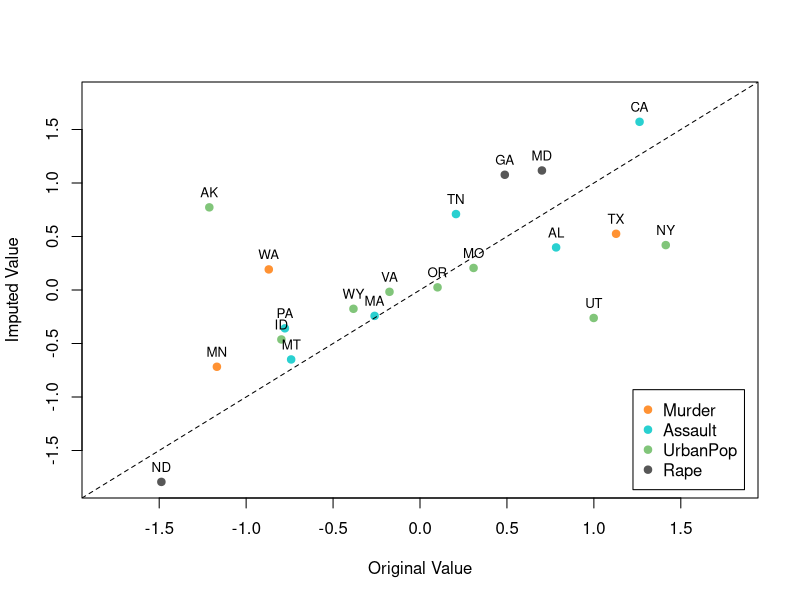

This chart was generated by the following R code:
############################################################################

# Open Online R Stream (https://www.wvbauer.com/doku.php/live_streams)
#
# By:   Wolfgang Viechtbauer (https://www.wvbauer.com)
# Date: 2023-01-19
#
# Topic(s):
# - An Introduction to Statistical Learning (https://www.statlearning.com)
# - Section(s): 12.3
#
# last updated: 2023-01-23

############################################################################

### 12.3: Missing Values and Matrix Completion

# copy the USArrests dataset to dat
dat <- USArrests

# dimensions of the dataset
dim(dat)

# examine the first 6 rows of the dataset
head(dat)

# standardize all 4 variables and put them into X
X <- scale(dat)
X

# using X[,], we can get rid of the attributes (means and SDs) that scale()
# attaches to the matrix it returns (don't need these)
X <- X[,]
X

# create a copy of X with missing values (in 20 randomly selected states, one
# randomly selected variable has a missing value)
set.seed(15)
nomit <- 20
ina <- sample(1:50, nomit)
inb <- sample(1:4, nomit, replace=TRUE)
Xna <- X
Xna[cbind(ina, inb)] <- NA
Xna

############################################################################

## algorithm 12.1

# step 1: do mean imputation for missing values within each variable

means <- colMeans(Xna, na.rm=TRUE)
means

for (i in 1:4) {
   Xna[,i] <- ifelse(is.na(Xna[,i]), means[i], Xna[,i])
}

Xna

# step 2

obj.old <- 0
change <- 1

while (change > 10^-8) {

   # step (a): do a PCA on the current version of Xna (keeping only M=1 of the
   # four PCs) and extract the component scores and the loadings (note: by
   # default, prcomp() does mean centering, but we want to switch this off in
   # this case)
   M <- 1
   res <- prcomp(Xna, center=FALSE)
   A <- res$x[,M,drop=FALSE]
   B <- res$rotation[,M,drop=FALSE]

   # step (b): predict the values that were missing to begin with based on the
   # PCA (i.e. update the imputations for the missing values based on the PCA)
   pred <- A %*% t(B)
   Xna[cbind(ina, inb)] <- pred[cbind(ina, inb)]

   # step (c): compute the objective (note: as shown in equation (12.14), this
   # is computed only for the entries that were not missing to begin with;
   # however, since we replaced in step (b) the missing entries in Xna with
   # the predicted values, the difference between Xna and pred for these
   # entries is 0 and hence we can just sum up all of the squared differences)
   obj.new <- sum((Xna - pred)^2)

   # compute the change in the objective value (new minus old)
   change <- abs(obj.new - obj.old)

   # set the value of the old objective to the current one
   obj.old <- obj.new

   # print the change
   print(change)

}

# copy Xna to pred
pred <- Xna

# since we have the original data, we can compare the actual values with the
# predicted values and compute the sum of the squared differences
sum((X[cbind(ina, inb)] - pred[cbind(ina, inb)])^2)

# Figure 12.5
cols <- c("#ff9233", "#29d0d0", "#81c57a", "#575757")
plot(X[cbind(ina, inb)], pred[cbind(ina, inb)], xlab="Original Value",
     ylab="Imputed Value", xlim=c(-1.8,1.8), ylim=c(-1.8,1.8), pch=19,
     col=cols[inb])
abline(a=0, b=1, lty="dashed")
text(X[cbind(ina, inb)], pred[cbind(ina, inb)], state.abb[ina], pos=3, cex=0.8)
legend("bottomright", inset=.02, col=cols, pch=19, legend=colnames(X))

# notes: 1) the figure in the book is missing two points (for ND and CA)
#        2) using the state.abb dataset for the two-letter abbreviations (but
#           need to check first that cbind(rownames(X), state.abb) matches)

# correlation between the actual and imputed values
round(cor(X[cbind(ina, inb)], pred[cbind(ina, inb)]), digits=2)

# correlation between the actual and imputed values when we predict based on a
# PCA with the complete dataset (again keeping only M=1 of the four PCs)
res <- prcomp(X)
A <- res$x[,M,drop=FALSE]
B <- res$rotation[,M,drop=FALSE]
pred.compl <- A %*% t(B)
round(cor(X[cbind(ina, inb)], pred.compl[cbind(ina, inb)]), digits=2)

############################################################################

# skipping the part where they repeat the above 100 times

############################################################################

# algorithm 12.1 "typically provides a good solution" to solving (12.12);
# however, we have covered previously how to solve (12.6) via optimization and
# this is really no different than (12.12) except that the sum is taken only
# over the non-missing values, so let's try solving (12.12) directly

# recreate the dataset with the missing values
Xna[cbind(ina, inb)] <- NA

# objective function to be minimized
optfun <- function(par, X) {
   A <- matrix(par[1:50], nrow=50, ncol=1)
   B <- matrix(par[51:54], nrow=4, ncol=1)
   pred <- A %*% t(B)
   sum((X - pred)^2, na.rm=TRUE)
}

# run the optimizer
opt <- nlminb(rep(1,54), optfun, X=Xna)
opt

# compute the predicted values based on the solution found
A.opt <- matrix(opt$par[1:50], nrow=50, ncol=1)
B.opt <- matrix(opt$par[51:54], nrow=4, ncol=1)
pred.opt <- A.opt %*% t(B.opt)
rownames(pred.opt) <- rownames(dat)
colnames(pred.opt) <- colnames(dat)
pred.opt

# compare the predicted values obtained via algorithm 12.1 with the predicted
# values found via the optimization approach (they are essentially identical)
data.frame(alg12.1 = pred[cbind(ina, inb)], opt = pred.opt[cbind(ina, inb)])

# note: as discussed previously, the estimates found (for the scores and
# loadings) via this approach are not unique, but the predicted values are; so
# we can solve (12.12) directly without needing algorithm 12.1

############################################################################

# recreate the dataset with the missing values
Xna[cbind(ina, inb)] <- NA

# let's compare the approach above with a more 'traditional' imputation method
# like regression imputation as implemented in the 'mice' package

# install the mice package
#install.packages("mice")

# load the mice package
library(mice)

# do plain old regression imputation (there is a bit of randomness because the
# starting values for the missing observations are random, but after about 20
# iterations, this will converge to the same imputed values)
imp <- mice(Xna, method="norm.predict", m=1, maxit=20, set.seed=1234)
Xna.imp <- complete(imp)

# correlation between the actual and imputed values
round(cor(X[cbind(ina, inb)], Xna.imp[cbind(ina, inb)]), digits=2)

# interestingly, this does worse than the PCA-based imputation approach above

# do regression imputation, but now add some random noise on top of the
# predicted values to reflect the uncertainty in the predictions; we repeat
# this process 10 times to generate 10 imputed datasets
imp <- mice(Xna, method="norm.nob", m=10, maxit=20, set.seed=1234)
Xna.imp <- complete(imp, action="all")

# correlation between the actual and imputed values for all 10 datasets
cors <- sapply(1:10, function(i)
               cor(X[cbind(ina, inb)], Xna.imp[[i]][cbind(ina, inb)]))
round(cors, digits=2)
mean(cors)

############################################################################
